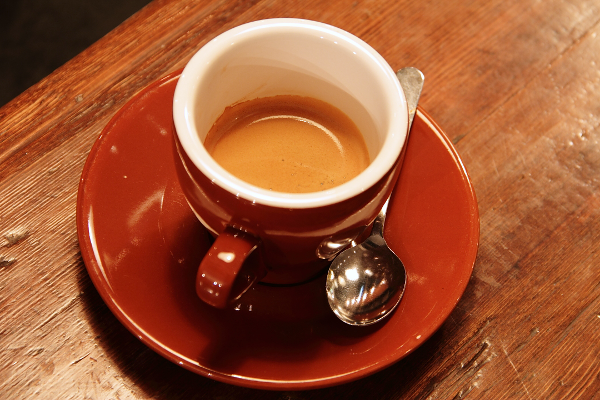
#> input picture skimage.data.coffee(), 600 x 400 px
$ python ellipseIntento.py   (older library calls are emulated)
#> lines starting #> are read from the running program, lines starting #| are printed output that depends on the picture
import matplotlib.pyplot as plt
import cv2

from skimage import data, color, img_as_ubyte
from skimage.feature import canny
from skimage.transform import hough_ellipse
from skimage.draw import ellipse_perimeter
from skimage.color import rgb2gray
from skimage.transform import rescale, resize, downscale_local_mean
# Load picture, convert to grayscale and detect edges
from tkinter import filedialog
from tkinter import *


def find_ellipse(edgesImg,img):


    print("starting Hough ellipse detection....")
    #ximg = rescale(edgesImg, 0.3)
    ximg = edgesImg
    result = hough_ellipse(ximg, accuracy=20, threshold=250,
                       min_size=0, max_size=0)
    """ result = hough_ellipse(ximg,accuracy=45, threshold=10,
                       min_size=70, max_size=180) """
    #result.sort(order='accumulator')
    print("sorted result:", result)
    print("list size:", result.size)
    """ if result.size:
        #return result
        best = list(result[-1])
        yc, xc, a, b = [int(round(x)) for x in best[1:5]]
        orientation = best[5]
        print("orientation", orientation)
        coor = ((int(xc),int(yc)),(int(a),int(b)),orientation)
        print("coordinates:",coor)
        cv2.ellipse(ximg,coor,(255,0,0),2,cv2.LINE_AA)
        cv2.imshow("Hough",ximg)
        cv2.imshow("edges",edgesImg)
        cv2.waitKey()
        return coor
    else:
        print("Sorry nothing found!") """

root = Tk()
root.withdraw()
root.filename =  filedialog.askopenfilename(initialdir = "/",title = "Select file",filetypes = (("all files",".*"),("jpg files",".jpg")))
#> the answer given: hcage.jpg
face_cascade = cv2.CascadeClassifier('C:/Users/andre/Desktop/NovenoSemestre/VisionArtificial/Python/haarcascade_frontalface_alt.xml')
image_rgb = data.coffee()[0:220, 160:420]
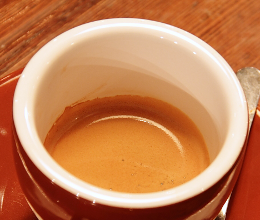
#> image_rgb: shape (220, 260, 3); mean R, G, B 197.7, 128.3, 85.1
#image_rgb = cv2.imread(root.filename)
root.destroy()

""" image_rgb = data.coffee()[0:220, 160:420]
image_gray = color.rgb2gray(image_rgb) """
image_gray= cv2.cvtColor(image_rgb, cv2.COLOR_BGR2GRAY)
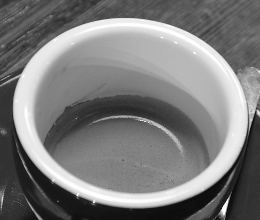
#> image_gray: shape (220, 260); min 7, max 255, mean 123.3
faces = face_cascade.detectMultiScale(image_gray, 1.3, 5)
#> faces = ()
""" for (x,y,w,h) in faces:
    center = (x + w//2, y + h//2)
#3.5 0.55 0.8
minRadius=int((w//2-10)*0.3)
maxRadius=int((w//2+10)*0.3) """
edges = canny(image_gray, sigma=2,
              low_threshold=0.55, high_threshold=0.8)
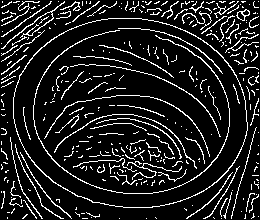
#> edges: shape (220, 260) bool; 12.3% white in thin lines or dots
#3.5,3.3,6
#20  50
print("starting Hough ellipse detection....")
ximg = rescale(edges, 0.3, multichannel=True)
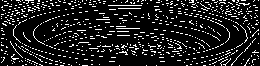
#> ximg: shape (66, 260) bool; 12.6% white in thin lines or dots

#> (the run stopped early here; a loop or call above may not have finished)
